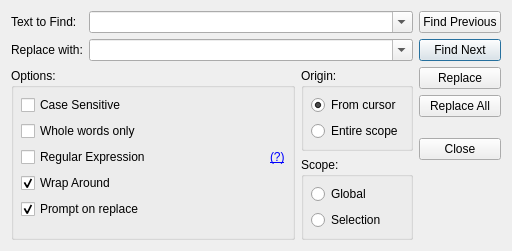
<?xml version="1.0" encoding="UTF-8"?>
<ui version="4.0">
 <class>ReplaceDialog</class>
 <widget class="QDialog" name="ReplaceDialog">
  <property name="geometry">
   <rect>
    <x>0</x>
    <y>0</y>
    <width>512</width>
    <height>242</height>
   </rect>
  </property>
  <property name="windowTitle">
   <string>Replace</string>
  </property>
  <layout class="QHBoxLayout" name="horizontalLayout_2">
   <item>
    <widget class="QWidget" name="widget_4" native="true">
     <layout class="QVBoxLayout" name="verticalLayout_2">
      <property name="spacing">
       <number>7</number>
      </property>
      <property name="leftMargin">
       <number>0</number>
      </property>
      <property name="topMargin">
       <number>0</number>
      </property>
      <property name="rightMargin">
       <number>0</number>
      </property>
      <property name="bottomMargin">
       <number>0</number>
      </property>
      <item>
       <widget class="QWidget" name="widget" native="true">
        <layout class="QGridLayout" name="gridLayout_3">
         <property name="leftMargin">
          <number>0</number>
         </property>
         <property name="topMargin">
          <number>0</number>
         </property>
         <property name="rightMargin">
          <number>0</number>
         </property>
         <property name="bottomMargin">
          <number>0</number>
         </property>
         <item row="0" column="0">
          <widget class="QLabel" name="lblFind">
           <property name="text">
            <string>Text to Find:</string>
           </property>
          </widget>
         </item>
         <item row="0" column="1">
          <widget class="QComboBox" name="cbFind">
           <property name="sizePolicy">
            <sizepolicy hsizetype="Expanding" vsizetype="Fixed">
             <horstretch>0</horstretch>
             <verstretch>0</verstretch>
            </sizepolicy>
           </property>
           <property name="editable">
            <bool>true</bool>
           </property>
           <property name="insertPolicy">
            <enum>QComboBox::InsertAtTop</enum>
           </property>
          </widget>
         </item>
         <item row="1" column="0">
          <widget class="QLabel" name="label">
           <property name="text">
            <string>Replace with:</string>
           </property>
          </widget>
         </item>
         <item row="1" column="1">
          <widget class="QComboBox" name="cbReplace">
           <property name="editable">
            <bool>true</bool>
           </property>
           <property name="insertPolicy">
            <enum>QComboBox::InsertAtTop</enum>
           </property>
          </widget>
         </item>
        </layout>
       </widget>
      </item>
      <item>
       <widget class="QWidget" name="widget_2" native="true">
        <layout class="QGridLayout" name="gridLayout">
         <property name="leftMargin">
          <number>0</number>
         </property>
         <property name="topMargin">
          <number>0</number>
         </property>
         <property name="rightMargin">
          <number>0</number>
         </property>
         <property name="bottomMargin">
          <number>0</number>
         </property>
         <item row="1" column="1">
          <widget class="QGroupBox" name="grpScope">
           <property name="title">
            <string>Scope:</string>
           </property>
           <layout class="QVBoxLayout" name="verticalLayout_5">
            <property name="leftMargin">
             <number>7</number>
            </property>
            <property name="topMargin">
             <number>7</number>
            </property>
            <property name="rightMargin">
             <number>7</number>
            </property>
            <property name="bottomMargin">
             <number>7</number>
            </property>
            <item>
             <widget class="QRadioButton" name="rbGlobal">
              <property name="text">
               <string>Global</string>
              </property>
             </widget>
            </item>
            <item>
             <widget class="QRadioButton" name="rbSelection">
              <property name="text">
               <string>Selection</string>
              </property>
             </widget>
            </item>
           </layout>
          </widget>
         </item>
         <item row="0" column="1">
          <widget class="QGroupBox" name="grpOrigin">
           <property name="title">
            <string>Origin:</string>
           </property>
           <layout class="QVBoxLayout" name="verticalLayout_6">
            <property name="leftMargin">
             <number>7</number>
            </property>
            <property name="topMargin">
             <number>7</number>
            </property>
            <property name="rightMargin">
             <number>7</number>
            </property>
            <property name="bottomMargin">
             <number>7</number>
            </property>
            <item>
             <widget class="QRadioButton" name="rbFromCursor">
              <property name="text">
               <string>From cursor</string>
              </property>
              <property name="checked">
               <bool>true</bool>
              </property>
             </widget>
            </item>
            <item>
             <widget class="QRadioButton" name="rbEntireScope">
              <property name="text">
               <string>Entire scope</string>
              </property>
             </widget>
            </item>
           </layout>
          </widget>
         </item>
         <item row="0" column="0" rowspan="2">
          <widget class="QGroupBox" name="grpOptions">
           <property name="title">
            <string>Options:</string>
           </property>
           <layout class="QGridLayout" name="gridLayout_2">
            <property name="leftMargin">
             <number>7</number>
            </property>
            <property name="topMargin">
             <number>7</number>
            </property>
            <property name="rightMargin">
             <number>7</number>
            </property>
            <property name="bottomMargin">
             <number>7</number>
            </property>
            <item row="1" column="0">
             <widget class="QCheckBox" name="chkWholeWord">
              <property name="text">
               <string>Whole words only</string>
              </property>
             </widget>
            </item>
            <item row="3" column="0">
             <widget class="QCheckBox" name="chkWrapAround">
              <property name="text">
               <string>Wrap Around</string>
              </property>
              <property name="checked">
               <bool>true</bool>
              </property>
             </widget>
            </item>
            <item row="2" column="1">
             <widget class="QLabel" name="txtRegExpHelp">
              <property name="sizePolicy">
               <sizepolicy hsizetype="Preferred" vsizetype="Preferred">
                <horstretch>0</horstretch>
                <verstretch>0</verstretch>
               </sizepolicy>
              </property>
              <property name="text">
               <string notr="true">&lt;html&gt;&lt;head/&gt;&lt;body&gt;&lt;p&gt;&lt;a href=&quot;https://docs.microsoft.com/en-us/dotnet/standard/base-types/regular-expression-language-quick-reference&quot;&gt;&lt;span style=&quot; text-decoration: underline; color:#0000ff;&quot;&gt;(?)&lt;/span&gt;&lt;/a&gt;&lt;/p&gt;&lt;/body&gt;&lt;/html&gt;</string>
              </property>
              <property name="openExternalLinks">
               <bool>true</bool>
              </property>
             </widget>
            </item>
            <item row="2" column="0">
             <widget class="QCheckBox" name="chkRegExp">
              <property name="sizePolicy">
               <sizepolicy hsizetype="Expanding" vsizetype="Fixed">
                <horstretch>0</horstretch>
                <verstretch>0</verstretch>
               </sizepolicy>
              </property>
              <property name="text">
               <string>Regular Expression</string>
              </property>
             </widget>
            </item>
            <item row="4" column="0">
             <widget class="QCheckBox" name="chkPrompt">
              <property name="text">
               <string>Prompt on replace</string>
              </property>
              <property name="checked">
               <bool>true</bool>
              </property>
             </widget>
            </item>
            <item row="0" column="0">
             <widget class="QCheckBox" name="chkCaseSensetive">
              <property name="text">
               <string>Case Sensitive</string>
              </property>
             </widget>
            </item>
            <item row="5" column="0">
             <spacer name="verticalSpacer_4">
              <property name="orientation">
               <enum>Qt::Vertical</enum>
              </property>
              <property name="sizeHint" stdset="0">
               <size>
                <width>20</width>
                <height>40</height>
               </size>
              </property>
             </spacer>
            </item>
           </layout>
          </widget>
         </item>
        </layout>
       </widget>
      </item>
      <item>
       <spacer name="verticalSpacer_3">
        <property name="orientation">
         <enum>Qt::Vertical</enum>
        </property>
        <property name="sizeHint" stdset="0">
         <size>
          <width>20</width>
          <height>40</height>
         </size>
        </property>
       </spacer>
      </item>
     </layout>
    </widget>
   </item>
   <item>
    <widget class="QWidget" name="widget_3" native="true">
     <layout class="QVBoxLayout" name="verticalLayout">
      <property name="leftMargin">
       <number>0</number>
      </property>
      <property name="topMargin">
       <number>0</number>
      </property>
      <property name="rightMargin">
       <number>0</number>
      </property>
      <property name="bottomMargin">
       <number>0</number>
      </property>
      <item>
       <widget class="QPushButton" name="btnPrevious">
        <property name="text">
         <string>Find Previous</string>
        </property>
       </widget>
      </item>
      <item>
       <widget class="QPushButton" name="btnNext">
        <property name="text">
         <string>Find Next</string>
        </property>
        <property name="default">
         <bool>true</bool>
        </property>
       </widget>
      </item>
      <item>
       <widget class="QPushButton" name="btnReplace">
        <property name="text">
         <string>Replace</string>
        </property>
       </widget>
      </item>
      <item>
       <widget class="QPushButton" name="btnReplaceAll">
        <property name="text">
         <string>Replace All</string>
        </property>
       </widget>
      </item>
      <item>
       <spacer name="verticalSpacer_2">
        <property name="orientation">
         <enum>Qt::Vertical</enum>
        </property>
        <property name="sizeType">
         <enum>QSizePolicy::Fixed</enum>
        </property>
        <property name="sizeHint" stdset="0">
         <size>
          <width>20</width>
          <height>15</height>
         </size>
        </property>
       </spacer>
      </item>
      <item>
       <widget class="QPushButton" name="btnClose">
        <property name="text">
         <string>Close</string>
        </property>
       </widget>
      </item>
      <item>
       <spacer name="verticalSpacer">
        <property name="orientation">
         <enum>Qt::Vertical</enum>
        </property>
        <property name="sizeHint" stdset="0">
         <size>
          <width>20</width>
          <height>40</height>
         </size>
        </property>
       </spacer>
      </item>
     </layout>
    </widget>
   </item>
  </layout>
 </widget>
 <resources/>
 <connections/>
</ui>
